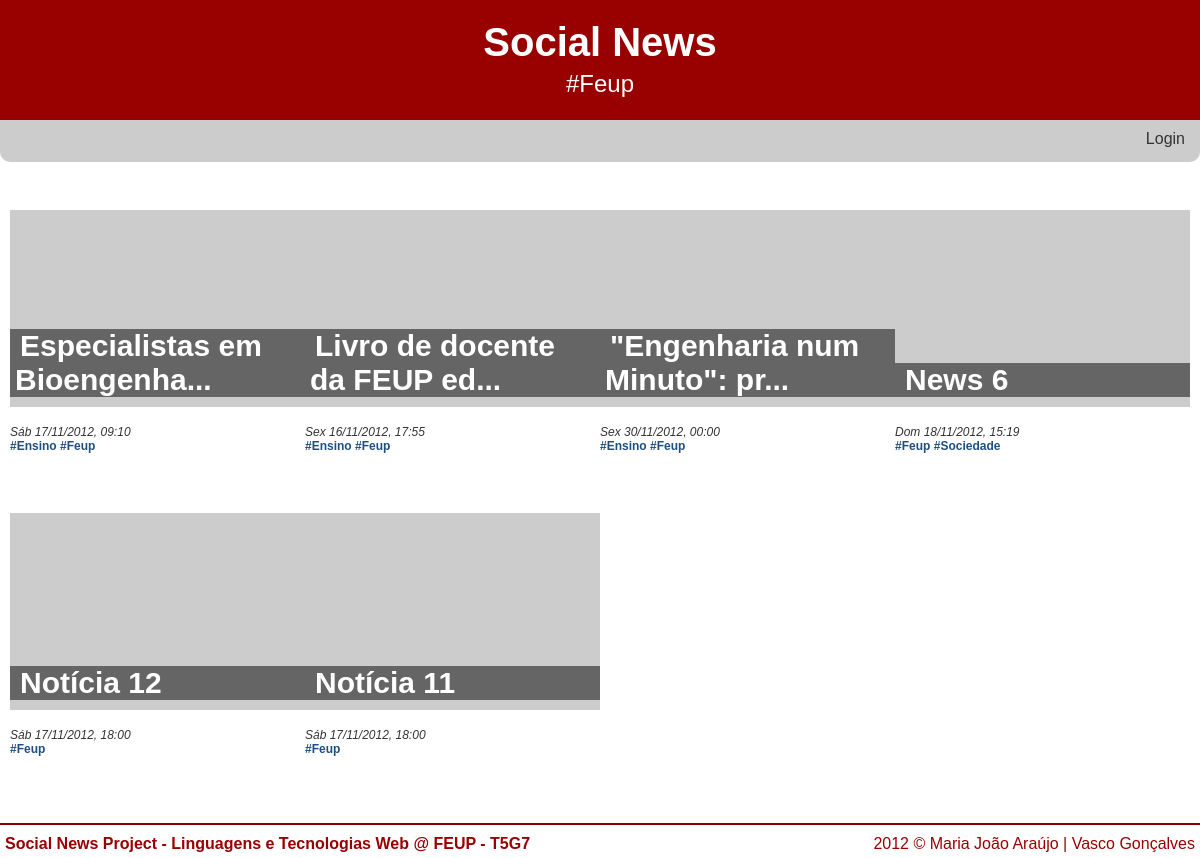
The page /?tag=Feup on the database its author committed.
### tables this page shows
CREATE TABLE 'NEWS' (id integer primary key autoincrement, title text,'date' INTEGER, text text, posted_by text, 'url' TEXT, 'imported_by' TEXT);

### db/news_query.php (called while the page is built, shortened)
<?php
	require_once 'db/db.php';
	if(isset($id) && !empty($id))
	{
		$stmt = $db->prepare('SELECT id, title, date, text, posted_by, imported_by, url, tagname FROM news LEFT JOIN tag ON news.id=tag.news_id where id=:id');
		$stmt->bindparam(':id', $id);
	}
	elseif(isset($tag) && !empty($tag))
	{
		$stmt = $db->prepare('SELECT id, title, date, posted_by, imported_by, tagname FROM news LEFT JOIN tag ON news.id=tag.news_id where news.id in (select news_id from tag where tagname=:tag) ORDER BY id DESC');
		$stmt->bindparam(':tag', $tag);
	}
	elseif(isset($fav) && !empty($fav))
	{
		$stmt = $db->prepare('SELECT id, title, date, posted_by, imported_by, tagname FROM news LEFT JOIN tag ON news.id=tag.news_id LEFT JOIN favorite ON news.id=favorite.news_id where favorite.user_id = :user_id ORDER BY id DESC');
		$stmt->bindparam(':user_id', $_SESSION['user_id']);
	}
	else
	{
		$stmt = $db->prepare('SELECT id, title, date, posted_by, imported_by, tagname FROM news LEFT JOIN tag ON news.id=tag.news_id where news.id in (select id from news order by id desc limit 12 offset :offset) ORDER BY id DESC');
		$stmt->bindparam(':offset', $offset);
	}
	if(!$stmt->execute())
	{
		$error=$db->errorInfo();
		echo "Erro: " . $error[2];
	}
	else
		$news = $stmt->fetchAll();
?>

### common/functions.php (the view, shortened to what this page needs)
<?php
	function loggedIn() {
		return isset($_SESSION['username']);
	}
	function displayDate($date)
	{
		switch(date('N',$date))
		{
			case 5:
				$dayofweek = 'Sex';
				break;
			case 6:
				$dayofweek = 'Sáb';
				break;
			case 7:
				$dayofweek = 'Dom';
				break;
		}
        return $dayofweek." ".date('d/m/Y, H:i', $date);
	}
	function showAllNews($news)
	{
		foreach($news as $i=>$row) {
			if($row['id']==$news[$i-1]['id'])
				echo " <a href=\"./?tag=".$row['tagname']."\">#".$row['tagname']."</a>";
			else
			{
				$title = (strlen($row['title']) > 30) ? substr($row['title'],0,27).'...' : $row['title'];
				  echo "<div class=\"noticia_index\">
				  <h3><a href=\"./?id=".$row['id']."\">".stripslashes($title)."</a></h3>
				  <a href=\"./?id=".$row['id']."\"><img src=\"http://lorempixel.com/300/200/?dummy=".rand()."\" alt=\"300x200\"></a>
				  <div class=\"newsdetails\">
					<br />";
				echo displayDate($row['date']);
				if($row['tagname']!="")
				  echo "</div><div class=\"newstags\"><a href=\"./?tag=".stripslashes($row['tagname'])."\">#".stripslashes($row['tagname'])."</a>";
			}
			if($row['id']!=$news[$i+1]['id']) {
				echo   "</div>";
				echo "</div>";
			}
		}
	}
	function showHeader($subtitle)
	{
		echo "<div id=\"cabecalho\">";
		echo "<a href=\"./\"><h1>Social News</h1></a>";
		if(!empty($subtitle))
			echo "<h2>".$subtitle."</h2>";
		echo "</div>";
	}
	function showFooter()
	{
		echo "<div id=\"rodape\">
				<p>Social News Project - Linguagens e Tecnologias Web @ FEUP - T5G7</p>
				<div class=copyright>2012 © Maria João Araújo | Vasco Gonçalves</div>
			</div>";
	}
	function showLoginMenu()
	{
		echo "<ul class=\"login\">";
		if(loggedIn())
			echo "<li id=username userid=".$_SESSION['user_id'].">Bem-vindo <a href=ver_perfil_utilizador.php?id=".$_SESSION['user_id'].">".$_SESSION['username']."</a></li><li><a href=\"logout.php\">Logout</a></li>";
		else
			echo "<li><a href=\"login.php\">Login</a></li>";
		echo "</ul>";
	}
?>

### common/style.css (style rules this page uses)
html { overflow-y: scroll; }
body { font-family: Century Gothic, sans-serif; margin: 0px auto; padding: 0; color: #333333; border-color: #3b8eb5; background-color: white; min-width: 1200px; }
div#cabecalho { text-align:center; padding: 15px 0px; background-color: #990000; color: white; width: 100%; height: 90px; }
div#cabecalho h1 { margin-top: 5px; margin-bottom: 5px; font-size: 40px; }
div#cabecalho h2 { margin: 0; color: white; font-weight: normal; }
div#cabecalho a { color: white; text-decoration: none; }
div#menu ul { padding-left: 0; margin: 0; display: inline; }
div#menu li { display: inline; border-right: solid; border-width: 2px; border-color: white; padding: 0px 5px; }
div#menu li:last-child { border-right: none; }
div#menu ul.login { float: right; }
a { color: #333333; text-decoration:none; }
div#conteudo h3 { margin: 0; margin-bottom: 10px; font-size: 30px; }
div.noticia_index { position: relative; margin-top: 13px; display: inline-table; width: 25%; height: 290px; background-color: white; }
div.noticia_index img { width: 100%; }
div.noticia_index>h3 { display: inline-block; position: absolute; width: 285px; left: 0; bottom: 93px; padding: 0 5px; word-wrap: break-word; background-color: rgba(0, 0, 0, 0.5); }
div.noticia_index>h3>a { color: white; margin-left: 5px; }
div.newsdetails { clear: both; font-size: 12px; font-style: italic; }
div.newstags { font-size: 12px; font-weight: bold; color: #1F4F82; }
div.newstags a { color: #1F4F82; }
div.noticia_index>div.newstags { white-space: nowrap; text-overflow: ellipsis; overflow: hidden; width: 285px; }
div#rodape { margin: 0 auto; padding: 5px 0; background-color: white; color: #990000; width: 1200px; clear: both; border-top: 2px solid #860004; }
div#rodape p { float:left; margin: 5px; font-weight: bold; }
div#rodape div.copyright { float: right; margin: 5px; }

### rows shown on the page
news: title "Especialistas em Bioengenha...", date "Sáb 17/11/2012, 09:10", tagname "Ensino", tagname "Feup"
news: title "Livro de docente da FEUP ed...", date "Sex 16/11/2012, 17:55", tagname "Ensino", tagname "Feup"
news: title "\"Engenharia num Minuto\": pr...", date "Sex 30/11/2012, 00:00", tagname "Ensino", tagname "Feup"
news: title "News 6", date "Dom 18/11/2012, 15:19", tagname "Feup", tagname "Sociedade"
news: title "Notícia 12", date "Sáb 17/11/2012, 18:00", tagname "Feup"
news: title "Notícia 11", date "Sáb 17/11/2012, 18:00", tagname "Feup"

### other values the page prints
$subtitle "#Feup"
